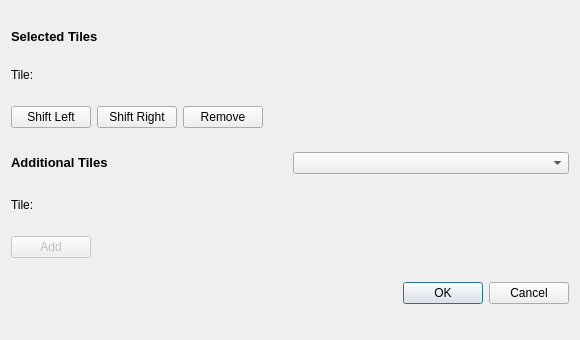
<?xml version="1.0" encoding="UTF-8"?>
<ui version="4.0">
 <class>TileSetter</class>
 <widget class="QWidget" name="TileSetter">
  <property name="windowModality">
   <enum>Qt::ApplicationModal</enum>
  </property>
  <property name="geometry">
   <rect>
    <x>0</x>
    <y>0</y>
    <width>580</width>
    <height>340</height>
   </rect>
  </property>
  <property name="sizePolicy">
   <sizepolicy hsizetype="Preferred" vsizetype="Preferred">
    <horstretch>0</horstretch>
    <verstretch>0</verstretch>
   </sizepolicy>
  </property>
  <property name="minimumSize">
   <size>
    <width>0</width>
    <height>0</height>
   </size>
  </property>
  <property name="windowTitle">
   <string>Change Tileset</string>
  </property>
  <layout class="QVBoxLayout" name="verticalLayout">
   <property name="sizeConstraint">
    <enum>QLayout::SetDefaultConstraint</enum>
   </property>
   <item>
    <widget class="QLabel" name="selectedTilesLabel">
     <property name="sizePolicy">
      <sizepolicy hsizetype="Preferred" vsizetype="Fixed">
       <horstretch>0</horstretch>
       <verstretch>0</verstretch>
      </sizepolicy>
     </property>
     <property name="toolTip">
      <string>The tiles in the map tileset.</string>
     </property>
     <property name="text">
      <string>&lt;html&gt;&lt;head/&gt;&lt;body&gt;&lt;p&gt;&lt;span style=&quot; font-size:10pt; font-weight:600;&quot;&gt;Selected Tiles&lt;/span&gt;&lt;/p&gt;&lt;/body&gt;&lt;/html&gt;</string>
     </property>
    </widget>
   </item>
   <item>
    <widget class="QLabel" name="selectedTileLabel">
     <property name="sizePolicy">
      <sizepolicy hsizetype="Preferred" vsizetype="Fixed">
       <horstretch>0</horstretch>
       <verstretch>0</verstretch>
      </sizepolicy>
     </property>
     <property name="toolTip">
      <string>The current tilename.</string>
     </property>
     <property name="text">
      <string>Tile: </string>
     </property>
    </widget>
   </item>
   <item>
    <layout class="QHBoxLayout" name="flowlayout_placeholder_1">
     <property name="sizeConstraint">
      <enum>QLayout::SetDefaultConstraint</enum>
     </property>
    </layout>
   </item>
   <item>
    <layout class="QHBoxLayout" name="horizontalLayout">
     <item>
      <widget class="QPushButton" name="selectedShiftLeft">
       <property name="toolTip">
        <string>Shifts the selected tile left.</string>
       </property>
       <property name="text">
        <string>Shift Left</string>
       </property>
      </widget>
     </item>
     <item>
      <widget class="QPushButton" name="selectedShiftRight">
       <property name="toolTip">
        <string>Shift the selected tile right.</string>
       </property>
       <property name="text">
        <string>Shift Right</string>
       </property>
      </widget>
     </item>
     <item>
      <widget class="QPushButton" name="selectedRemove">
       <property name="toolTip">
        <string>Removes the selected tile from the tleset.</string>
       </property>
       <property name="text">
        <string>Remove</string>
       </property>
      </widget>
     </item>
     <item>
      <spacer name="horizontalSpacer_2">
       <property name="orientation">
        <enum>Qt::Horizontal</enum>
       </property>
       <property name="sizeHint" stdset="0">
        <size>
         <width>40</width>
         <height>20</height>
        </size>
       </property>
      </spacer>
     </item>
    </layout>
   </item>
   <item>
    <layout class="QHBoxLayout" name="horizontalLayout_3">
     <item>
      <widget class="QLabel" name="additionalTilesLabel">
       <property name="sizePolicy">
        <sizepolicy hsizetype="Preferred" vsizetype="Fixed">
         <horstretch>0</horstretch>
         <verstretch>0</verstretch>
        </sizepolicy>
       </property>
       <property name="toolTip">
        <string>Tiles you can add to the map tileset.</string>
       </property>
       <property name="text">
        <string>&lt;html&gt;&lt;head/&gt;&lt;body&gt;&lt;p&gt;&lt;span style=&quot; font-size:10pt; font-weight:600;&quot;&gt;Additional Tiles&lt;/span&gt;&lt;/p&gt;&lt;/body&gt;&lt;/html&gt;</string>
       </property>
      </widget>
     </item>
     <item>
      <widget class="QComboBox" name="tileset">
       <property name="toolTip">
        <string>The tileset to choose additional tiles from.</string>
       </property>
       <property name="maxVisibleItems">
        <number>20</number>
       </property>
      </widget>
     </item>
    </layout>
   </item>
   <item>
    <widget class="QLabel" name="additionalTileLabel">
     <property name="sizePolicy">
      <sizepolicy hsizetype="Preferred" vsizetype="Fixed">
       <horstretch>0</horstretch>
       <verstretch>0</verstretch>
      </sizepolicy>
     </property>
     <property name="toolTip">
      <string>The current tilename.</string>
     </property>
     <property name="text">
      <string>Tile:</string>
     </property>
    </widget>
   </item>
   <item>
    <layout class="QHBoxLayout" name="flowlayout_placeholder_2">
     <property name="sizeConstraint">
      <enum>QLayout::SetDefaultConstraint</enum>
     </property>
    </layout>
   </item>
   <item>
    <layout class="QHBoxLayout" name="horizontalLayout_2">
     <item>
      <widget class="QPushButton" name="additionalAdd">
       <property name="enabled">
        <bool>false</bool>
       </property>
       <property name="sizePolicy">
        <sizepolicy hsizetype="Minimum" vsizetype="Fixed">
         <horstretch>0</horstretch>
         <verstretch>0</verstretch>
        </sizepolicy>
       </property>
       <property name="toolTip">
        <string>Adds the selected additional tile to the map tileset.</string>
       </property>
       <property name="text">
        <string>Add</string>
       </property>
      </widget>
     </item>
     <item>
      <spacer name="horizontalSpacer">
       <property name="orientation">
        <enum>Qt::Horizontal</enum>
       </property>
       <property name="sizeHint" stdset="0">
        <size>
         <width>40</width>
         <height>20</height>
        </size>
       </property>
      </spacer>
     </item>
    </layout>
   </item>
   <item>
    <widget class="QDialogButtonBox" name="buttonBox">
     <property name="standardButtons">
      <set>QDialogButtonBox::Cancel|QDialogButtonBox::Ok</set>
     </property>
    </widget>
   </item>
  </layout>
 </widget>
 <layoutdefault spacing="6" margin="11"/>
 <resources/>
 <connections/>
</ui>
